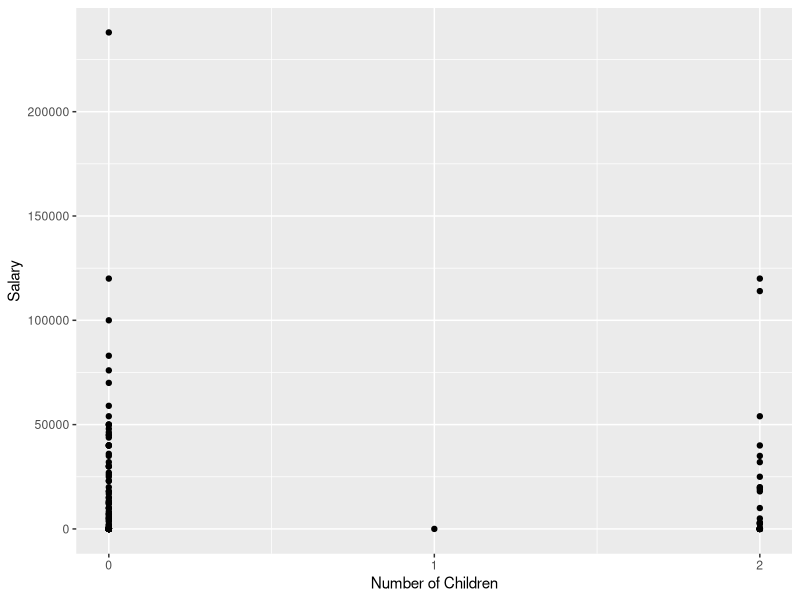
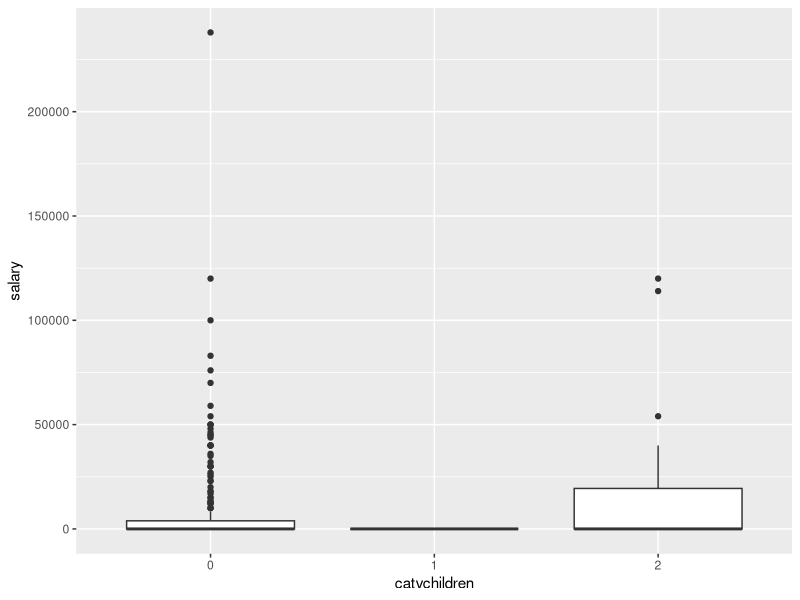
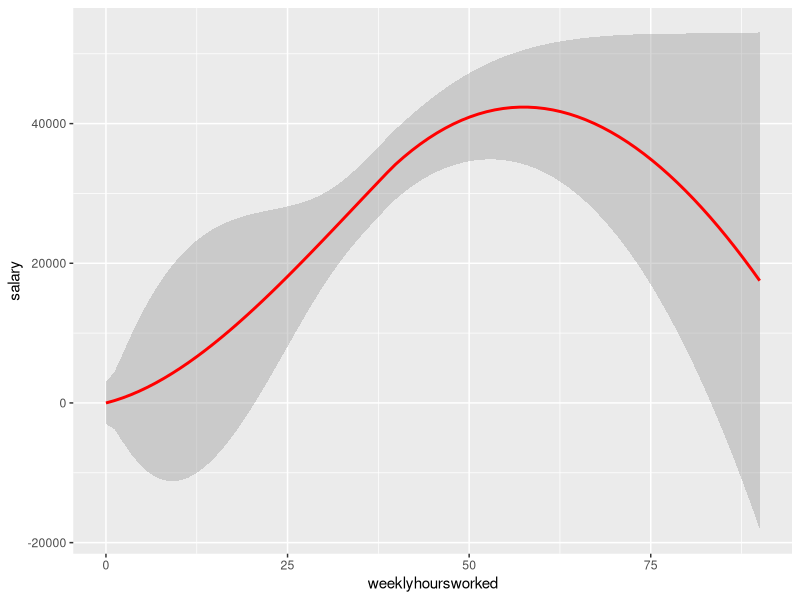
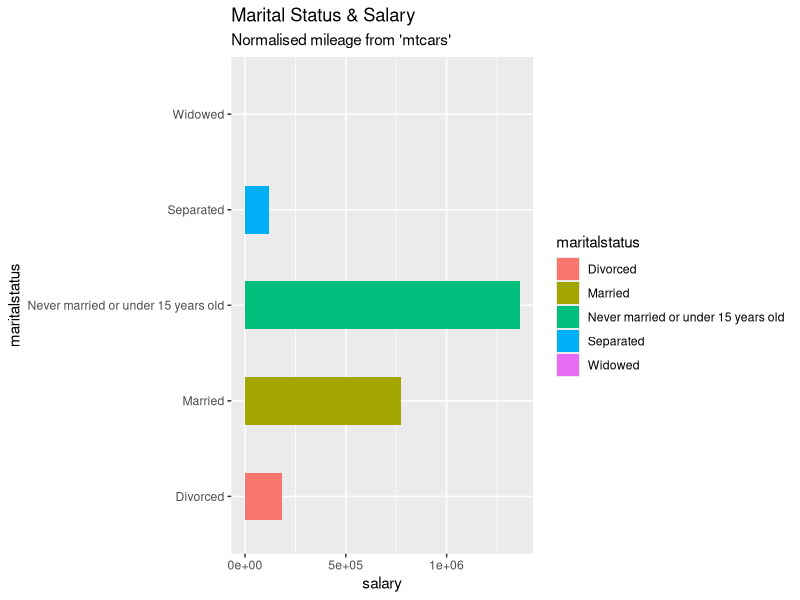
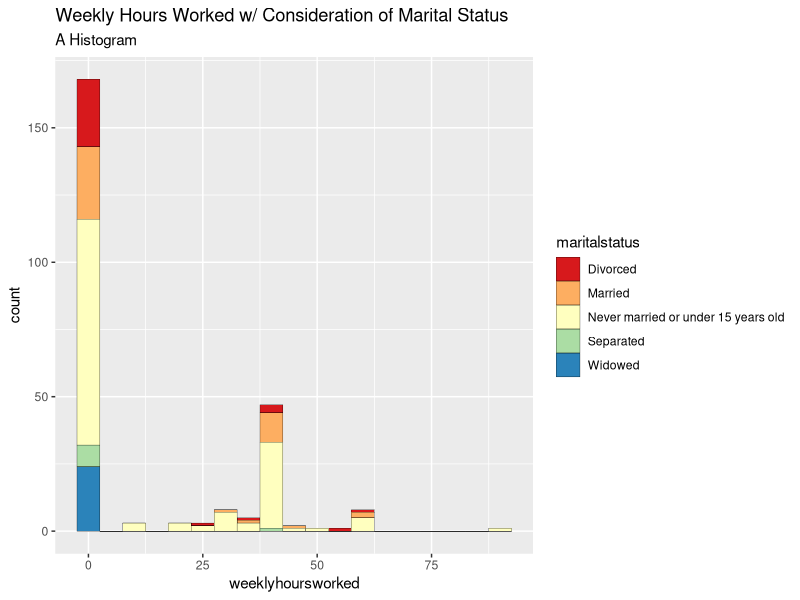
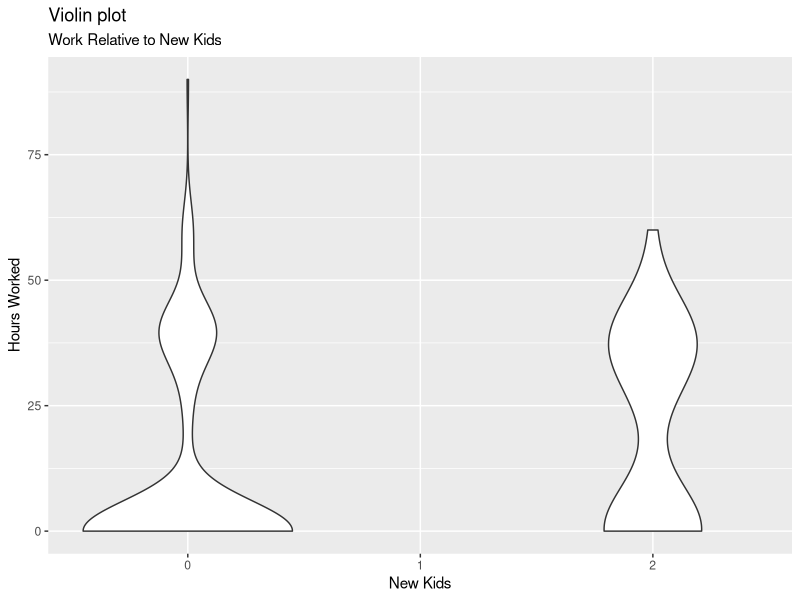
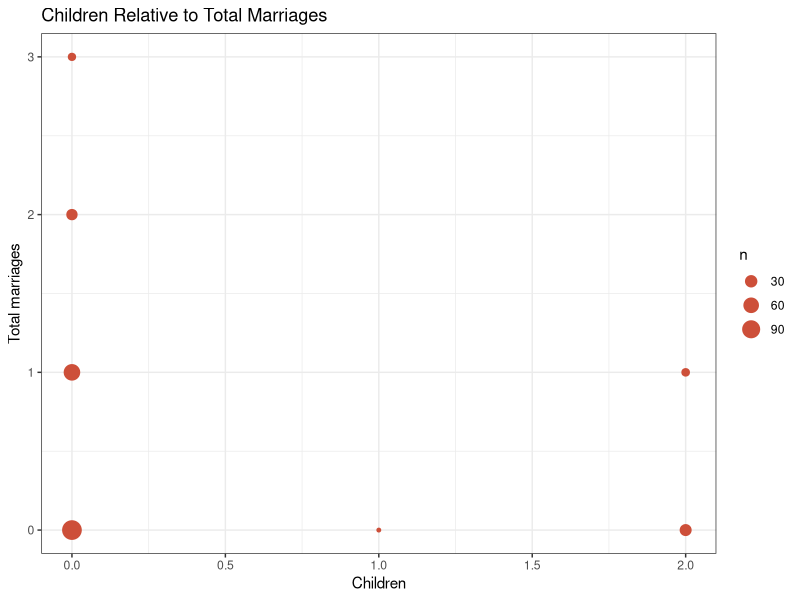
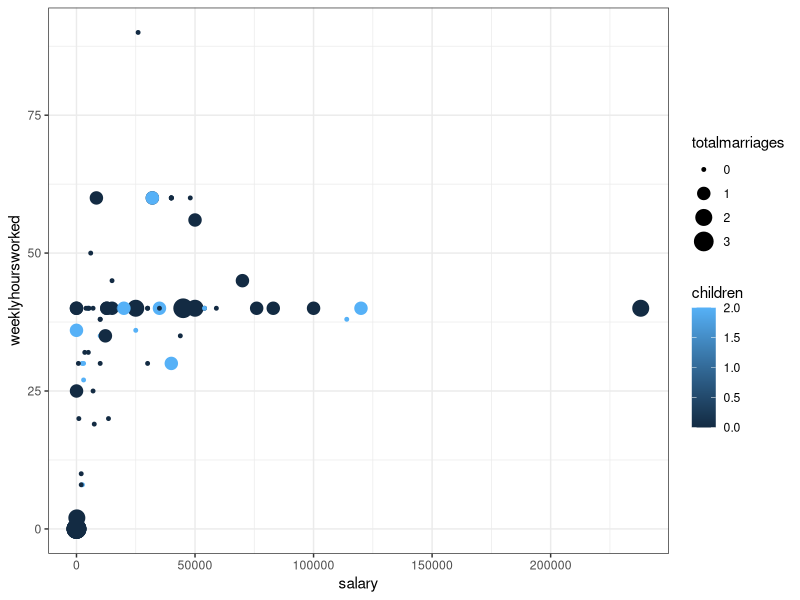

Recreate these plots in R, in order.
## ---- chunk 1
knitr::opts_chunk$set(echo = TRUE)
## ---- chunk 2
dataset<-read.csv("assignment1.csv")
datasetedited<-read.csv(file="assignment1.csv", nrows = 250)
## ---- chunk 3
library(ggplot2)
## ---- chunk 4
ggplot(data = datasetedited,
          aes(x = children,
           y = salary)) +
         geom_point() +
  scale_size_continuous(name = "Tract population") +
  scale_x_continuous(name = "Number of Children",
                     breaks = seq(0, 2, by = 1),
                     labels = paste(seq(0, 2, by = 1), sep = "")) +
  scale_y_continuous(name="Salary")

## ---- chunk 5
catvchildren<-as.character(datasetedited$children)
ggplot(data = datasetedited,
          aes(x = catvchildren,
           y = salary)) +
         geom_boxplot() 

## ---- chunk 6

ggplot(data = datasetedited,
       aes(x = weeklyhoursworked,
           y = salary)) +
        
        geom_smooth(colour="red")

        


## ---- chunk 7

dse<-datasetedited
ggplot(datasetedited, aes(x=maritalstatus, y=salary, label="Yearly Salary")) + 
  geom_bar(stat='identity', aes(fill=maritalstatus), width=.5)  +
  
  labs(subtitle="Normalised mileage from 'mtcars'", 
       title= "Marital Status & Salary") + 
  coord_flip()

## ---- chunk 8
ggplot(dse, aes(x=weeklyhoursworked))+ scale_fill_brewer(palette = "Spectral")+
  geom_histogram(aes(fill=maritalstatus), 
                   binwidth = 5, 
                   col="black", 
                   size=.1) +
  labs(title="Weekly Hours Worked w/ Consideration of Marital Status", 
       subtitle="A Histogram") 
## ---- chunk 9
ggplot(dse, aes(catvchildren, weeklyhoursworked))+
  geom_violin() + 
  labs(title="Violin plot", 
       subtitle="Work Relative to New Kids",
       x="New Kids",
       y="Hours Worked")
## ---- chunk 10

theme_set(theme_bw())
ggplot(dse, aes(children, totalmarriages))+
  geom_count(col="tomato3", show.legend=T) +
  labs(
       y="Total marriages", 
       x="Children", 
       title="Children Relative to Total Marriages")
                                

## ---- chunk 11
ggplot(dse, aes(x=salary, y=weeklyhoursworked)) + 
  geom_point(aes(col=children, size=totalmarriages))
## ---- chunk 12
ggplot(dse, aes(x=maritalstatus, y=children)) + 
  geom_point(size=1) + 
  geom_segment(aes(x=0,
                   xend=maritalstatus,
                   y=0, 
                   yend=children)) + 
  labs(title="Lollipop Chart", 
       subtitle="Make Vs Avg. Mileage", 
       caption="source: mpg") 

## ---- chunk 13
ggplot(dse, aes(x = "", fill = factor(maritalstatus))) + 
  geom_bar(width = 1) +
  theme(axis.line = element_blank(), 
        plot.title = element_text(hjust=0.5)) + 
  labs(fill="Marital Status", 
       x=NULL, 
       y=NULL, 
       title="Pie Chart of Marital Status", 
       caption="Source: Census Bureau")+
  coord_polar(theta = "y", start=0)
## ---- chunk 14
 ggplot(dse, aes(children))+ 
  geom_density(aes(fill=factor(children)), alpha=0.8) + 
    labs(title="Density plot", 
         subtitle="",
         caption="Source: mpg",
         x="Amount of Children",
         fill="Children")+
coord_flip()
